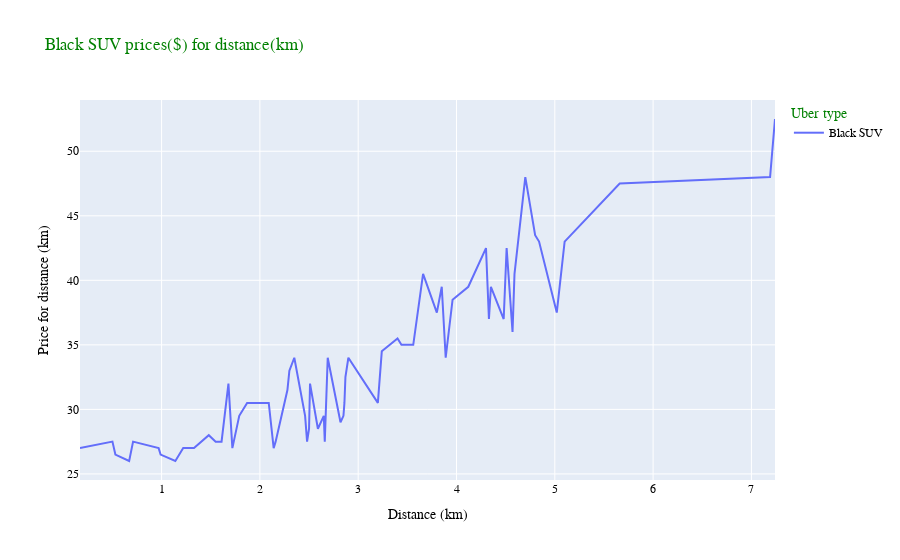

Notebook code cell kept with this figure:
### Markdown cell above
## Black_SUV the most expensive Uber's type

### Code cell
black_SUV = data_cab_ubber.query("name in ['Black SUV']")
fig=px.line(black_SUV.head(2000),x='distance',y='price',color="name",
            title = "Black SUV prices($) for distance(km)",
           labels={
                     "price": "Price for distance (km)",
                     "distance": "Distance (km)",
                     "name": "Uber type"
                 })
fig.update_layout(
    font_family="Times New Roman",
    font_color="black",
    title_font_color="Green",
    legend_title_font_color="Green"
)
fig.show()

### Figure 1 — Plotly figure (JSON) as saved in the notebook; plotly's stock layout.template omitted (floating-point values rounded to 4 significant figures)
{"data": [{"hovertemplate": "Uber type=Black SUV<br>Distance (km)=%{x}<br>Price for distance (km)=%{y}<extra></extra>", "legendgroup": "Black SUV", "line": {"color": "#636efa", "dash": "solid"}, "marker": {"symbol": "circle"}, "mode": "lines", "name": "Black SUV", "orientation": "v", "showlegend": true, "type": "scatter", "x": [0.17, 0.5, 0.53, 0.67, 0.71, 0.97, 0.99, 1.14, 1.22, 1.33, 1.48, 1.55, 1.61, 1.68, 1.72, 1.79, 1.87, 2.09, 2.14, 2.16, 2.28, 2.3, 2.35, 2.46, 2.48, 2.5, 2.51, 2.59, 2.65, 2.66, 2.69, 2.82, 2.85, 2.86, 2.87, 2.9, 3.2, 3.24, 3.4, 3.44, 3.56, 3.66, 3.8, 3.85, 3.89, 3.96, 4.12, 4.3, 4.33, 4.35, 4.48, 4.51, 4.57, 4.59, 4.7, 4.8, 4.84, 5.02, 5.1, 5.66, 7.19, 7.24], "xaxis": "x", "y": [27, 27.5, 26.5, 26, 27.5, 27, 26.5, 26, 27, 27, 28, 27.5, 27.5, 32, 27, 29.5, 30.5, 30.5, 27, 27.5, 31.5, 33, 34, 29.5, 27.5, 28.5, 32, 28.5, 29.5, 27.5, 34, 29, 29.5, 30.5, 32.5, 34, 30.5, 34.5, 35.5, 35, 35, 40.5, 37.5, 39.5, 34, 38.5, 39.5, 42.5, 37, 39.5, 37, 42.5, 36, 40.5, 48, 43.5, 43, 37.5, 43, 47.5, 48, 52.5], "yaxis": "y"}], "layout": {"font": {"color": "black", "family": "Times New Roman"}, "legend": {"title": {"font": {"color": "Green"}, "text": "Uber type"}, "tracegroupgap": 0}, "title": {"font": {"color": "Green"}, "text": "Black SUV prices($) for distance(km)"}, "xaxis": {"anchor": "y", "domain": [0, 1], "title": {"text": "Distance (km)"}}, "yaxis": {"anchor": "x", "domain": [0, 1], "title": {"text": "Price for distance (km)"}}}}
